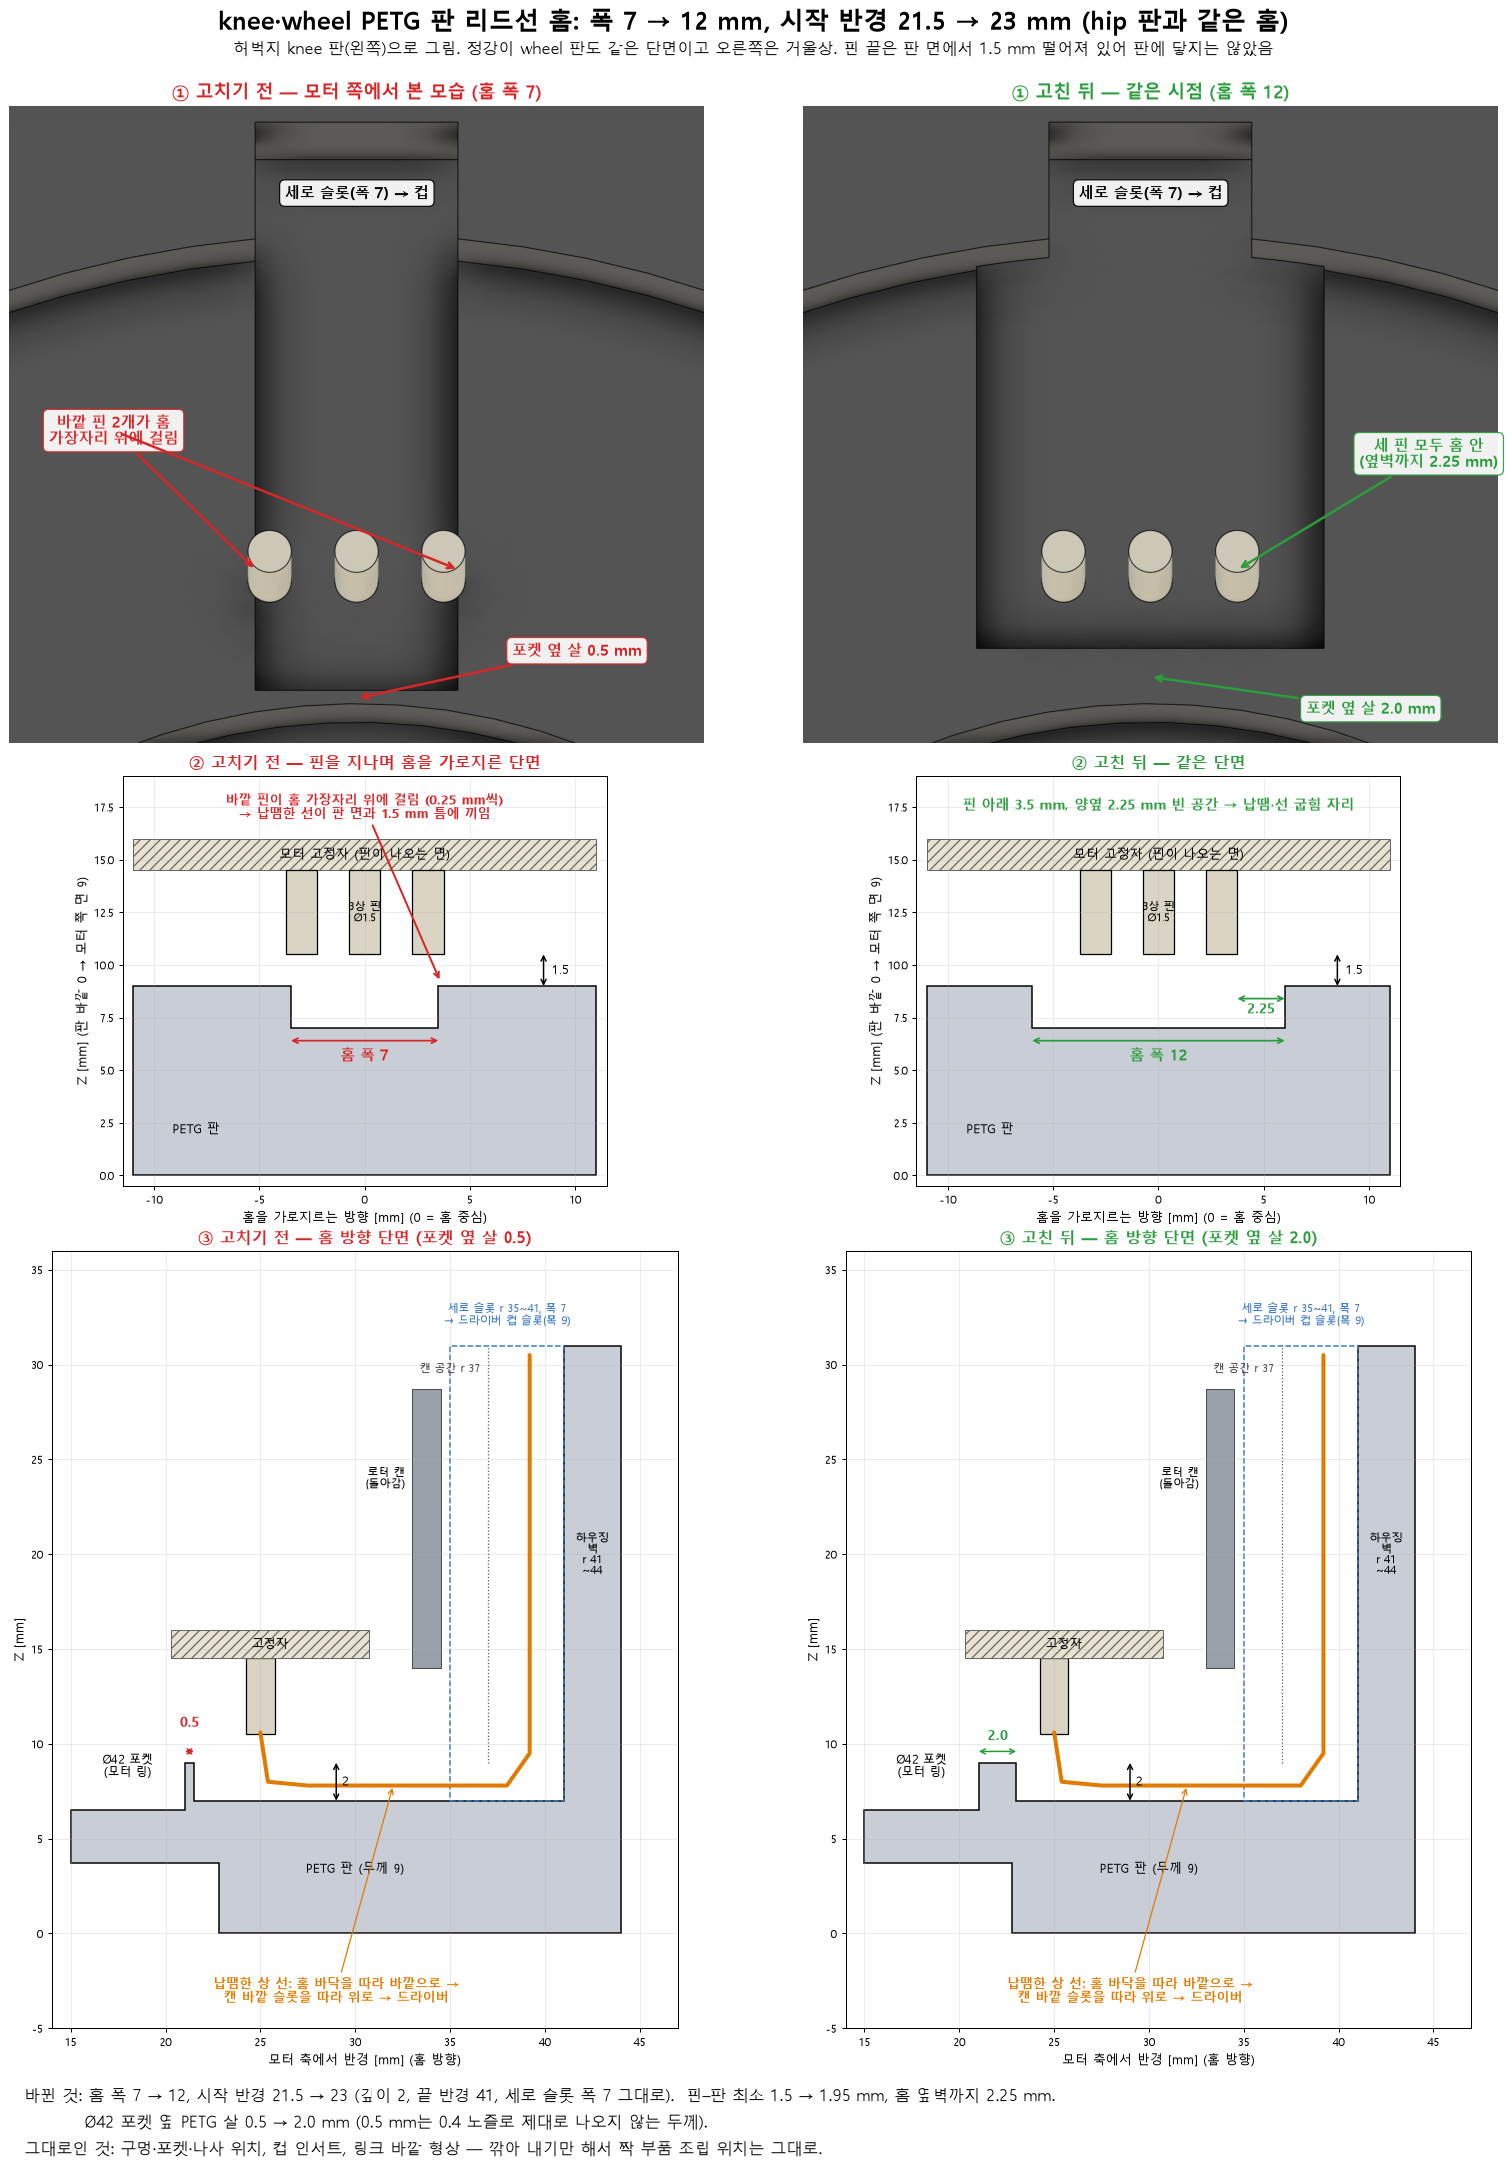

Recreate this plot in Python.
"""Knee / wheel PETG plate lead groove 7 -> 12 mm wide, start r 21.5 -> 23 (10-29, same groove as the hip plate):
the AKE60's three phase pins (Ø1.5 x 4, r 25 on the lead direction, 3 mm apart) stop 1.5 mm short of the plate face
(pocket 2.5 deep here, 4 on the hip), so they never touched, but the outer two hung over the edges of the 7 mm groove
and the soldered wires had only the 1.5 mm gap there; the groove end also left a 0.5 mm PETG fin beside the Ø42 pocket.
Renders from the motor side (leg_groove_renders/, Fusion, left thigh knee plate; the shank wheel plate is the same
section), a section across the groove through the pins and one along it.  Explanatory figure, not a drawing.
Heights Z from the plate's far face (0) to its motor-side face (9).

    python leg_plate_lead_groove.py [OUT.png]
"""
import pathlib
import sys

import matplotlib
matplotlib.use('Agg')
import matplotlib.pyplot as plt
from matplotlib.patches import Polygon, Rectangle

HERE = pathlib.Path(__file__).resolve().parent
plt.rcParams['font.family'] = 'Malgun Gothic'
plt.rcParams['axes.unicode_minus'] = False
RED, GREEN, GREY, PIN = '#d62728', '#2a9d3c', '#c9ced6', '#d9d4c4'
PINS = (-3.0, 0.0, 3.0)
PIN_R, PIN_L, R_PIN = 0.75, 4.0, 25.0
T, FLOOR, TIP = 9.0, 7.0, 10.5             # plate face, groove floor (2 deep), pin tips (1.5 off the face)
POCKET_R, POCKET_Z = 21.025, 6.5           # Ø42.05 pilot pocket, 2.5 deep
RECESS_R, RECESS_Z = 22.8, 3.7             # far-face stator ring recess Ø45.6
G1 = 41.0


def render(ax, path, title, colour, notes):
    ax.imshow(plt.imread(path)[:, 150:1350])
    ax.set_axis_off()
    ax.set_title(title, fontsize=14, weight='bold', color=colour)
    for txt, xy, xyt, c in notes:
        ax.annotate(txt, (xy[0] - 150, xy[1]), (xyt[0] - 150, xyt[1]), fontsize=12, color=c, weight='bold',
                    ha='center', va='center', bbox=dict(fc='white', ec=c, alpha=0.92, boxstyle='round,pad=0.35'),
                    arrowprops=dict(arrowstyle='->', color=c, lw=2.0) if xy != xyt else None)


def across(ax, width, colour, title):
    """Section across the groove at r 25, looking outward along the groove (pins in section)."""
    h = width / 2
    plate = [(-11, 0.0), (11, 0.0), (11, T), (h, T), (h, FLOOR), (-h, FLOOR), (-h, T), (-11, T)]
    ax.add_patch(Polygon(plate, closed=True, fc=GREY, ec='k', lw=1.2))
    ax.text(-8.0, 2.0, 'PETG 판', fontsize=10, ha='center')
    ax.add_patch(Rectangle((-11, TIP + PIN_L), 22, 1.5, fc='#e8e2d0', ec='0.4', lw=0.8, hatch='///'))
    ax.text(0, TIP + PIN_L + 0.75, '모터 고정자 (핀이 나오는 면)', fontsize=10, ha='center', va='center')
    for a in PINS:
        ax.add_patch(Rectangle((a - PIN_R, TIP), 2 * PIN_R, PIN_L, fc=PIN, ec='k', lw=1.0))
    ax.text(0, TIP + 2.0, '3상 핀\nØ1.5', fontsize=9, ha='center', va='center')
    ax.annotate('', (-h, FLOOR - 0.6), (h, FLOOR - 0.6), arrowprops=dict(arrowstyle='<->', color=colour, lw=1.4,
                                                                         shrinkA=0, shrinkB=0))
    ax.text(0, FLOOR - 1.3, '홈 폭 %.0f' % width, color=colour, fontsize=12, weight='bold', ha='center', va='center')
    ax.annotate('', (8.5, T), (8.5, TIP), arrowprops=dict(arrowstyle='<->', lw=1.2, shrinkA=0, shrinkB=0))
    ax.text(8.9, (T + TIP) / 2, '1.5', fontsize=10, ha='left', va='center')
    if h < 3 + PIN_R:
        ax.annotate('바깥 핀이 홈 가장자리 위에 걸림 (0.25 mm씩)\n→ 납땜한 선이 판 면과 1.5 mm 틈에 끼임',
                    (3.6, T + 0.2), (0.0, 17.5), fontsize=10.5, color=RED, weight='bold', ha='center', va='center',
                    arrowprops=dict(arrowstyle='->', color=RED, lw=1.6))
    else:
        ax.annotate('', (3 + PIN_R, T - 0.6), (h, T - 0.6),
                    arrowprops=dict(arrowstyle='<->', color=colour, lw=1.4, shrinkA=0, shrinkB=0))
        ax.text((3 + PIN_R + h) / 2, T - 1.3, '%.2f' % (h - 3 - PIN_R), color=colour, fontsize=11.5, weight='bold',
                ha='center')
        ax.text(0, 17.6, '핀 아래 3.5 mm, 양옆 %.2f mm 빈 공간 → 납땜·선 굽힘 자리' % (h - 3 - PIN_R), color=colour,
                fontsize=11, weight='bold', ha='center', va='center')
    ax.set_xlim(-11.5, 11.5); ax.set_ylim(-0.5, 19.0); ax.set_aspect('equal')
    ax.set_xlabel('홈을 가로지르는 방향 [mm] (0 = 홈 중심)', fontsize=10)
    ax.set_ylabel('Z [mm] (판 바깥 0 → 모터 쪽 면 9)', fontsize=10)
    ax.set_title(title, fontsize=13, weight='bold', color=colour)
    ax.grid(alpha=0.25); ax.tick_params(labelsize=9)


def along(ax, g0, colour, title):
    """Section along the groove axis: Ø30 hole, far-face recess, Ø42 pocket, wall to the groove, groove, pin, can,
    axial lead slot in the housing wall (r 35 .. 41, past the can r 34.5), wire path to the driver cup."""
    plate = [(15.0, RECESS_Z), (RECESS_R, RECESS_Z), (RECESS_R, 0.0), (44.0, 0.0), (44.0, 31.0), (G1, 31.0),
             (G1, FLOOR), (g0, FLOOR), (g0, T), (POCKET_R, T), (POCKET_R, POCKET_Z), (15.0, POCKET_Z)]
    ax.add_patch(Polygon(plate, closed=True, fc=GREY, ec='k', lw=1.2))
    ax.text(30.0, 3.2, 'PETG 판 (두께 9)', fontsize=10, ha='center')
    ax.text(42.5, 20.0, '하우징\n벽\nr 41\n~44', fontsize=8.5, ha='center', va='center')
    ax.add_patch(Rectangle((R_PIN - PIN_R, TIP), 2 * PIN_R, PIN_L, fc=PIN, ec='k', lw=1.0))
    ax.add_patch(Rectangle((20.3, TIP + PIN_L), 10.45, 1.5, fc='#e8e2d0', ec='0.4', lw=0.8, hatch='///'))
    ax.text(25.5, TIP + PIN_L + 0.75, '고정자', fontsize=9.5, ha='center', va='center')
    ax.add_patch(Rectangle((33.0, 14.0), 1.5, 14.7, fc='#9aa0aa', ec='0.3', lw=0.8))
    ax.text(32.6, 24.0, '로터 캔\n(돌아감)', fontsize=9, ha='right', va='center')
    ax.plot([37.0, 37.0], [T, 31.0], color='0.35', lw=1.0, ls=':')
    ax.text(36.6, 29.6, '캔 공간 r 37', fontsize=8.5, ha='right', color='0.3')
    ax.add_patch(Rectangle((35.0, FLOOR), 6.0, 31.0 - FLOOR, fc='none', ec='#3a78c2', lw=1.2, ls='--'))
    ax.text(38.0, 32.0, '세로 슬롯 r 35~41, 폭 7\n→ 드라이버 컵 슬롯(폭 9)', fontsize=9, ha='center', va='bottom',
            color='#3a78c2')
    path = [(R_PIN, TIP + 0.1), (R_PIN + 0.4, 8.0), (27.5, 7.8), (38.0, 7.8), (39.2, 9.5), (39.2, 30.5)]
    xs, ys = zip(*path)
    ax.plot(xs, ys, color='#e07b00', lw=3.2, solid_capstyle='round')
    ax.annotate('납땜한 상 선: 홈 바닥을 따라 바깥으로 →\n캔 바깥 슬롯을 따라 위로 → 드라이버', (32.0, 7.8), (29.0, -3.6),
                fontsize=10.5, color='#e07b00', weight='bold', ha='center', annotation_clip=False,
                arrowprops=dict(arrowstyle='->', color='#e07b00'))
    wall = g0 - POCKET_R
    ax.annotate('', (POCKET_R, T + 0.6), (g0, T + 0.6), arrowprops=dict(arrowstyle='<->', lw=1.2, color=colour,
                                                                       shrinkA=0, shrinkB=0))
    ax.text((POCKET_R + g0) / 2, T + 1.9 if wall < 1 else T + 1.2, '%.1f' % wall, fontsize=11, ha='center',
            color=colour, weight='bold')
    ax.annotate('', (29.0, FLOOR), (29.0, T), arrowprops=dict(arrowstyle='<->', lw=1.2, shrinkA=0, shrinkB=0))
    ax.text(29.3, 8.0, '2', fontsize=10, ha='left', va='center')
    ax.text(18.0, 8.3, 'Ø42 포켓\n(모터 링)', fontsize=9.5, ha='center')
    ax.set_xlim(14, 47); ax.set_ylim(-5, 36); ax.set_aspect('equal')
    ax.set_xlabel('모터 축에서 반경 [mm] (홈 방향)', fontsize=10)
    ax.set_ylabel('Z [mm]', fontsize=10)
    ax.set_title(title, fontsize=13, weight='bold', color=colour)
    ax.grid(alpha=0.25); ax.tick_params(labelsize=9)


def main():
    out = sys.argv[1] if len(sys.argv) > 1 else HERE / 'leg_plate_lead_groove.png'
    rd = HERE / 'leg_groove_renders'
    fig = plt.figure(figsize=(18, 24))
    fig.text(0.5, 0.995, 'knee·wheel PETG 판 리드선 홈: 폭 7 → 12 mm, 시작 반경 21.5 → 23 mm (hip 판과 같은 홈)',
             ha='center', va='top', fontsize=20, weight='bold')
    fig.text(0.5, 0.980, '허벅지 knee 판(왼쪽)으로 그림. 정강이 wheel 판도 같은 단면이고 오른쪽은 거울상. '
             '핀 끝은 판 면에서 1.5 mm 떨어져 있어 판에 닿지는 않았음', ha='center', va='top', fontsize=13)
    a = fig.add_axes([0.02, 0.655, 0.47, 0.295])
    render(a, rd / 'knee_before.png', '① 고치기 전 — 모터 쪽에서 본 모습 (홈 폭 7)', RED,
           [('바깥 핀 2개가 홈\n가장자리 위에 걸림', (575, 800), (330, 560), RED),
            ('', (925, 800), (330, 560), RED),
            ('포켓 옆 살 0.5 mm', (750, 1022), (1130, 940), RED),
            ('세로 슬롯(폭 7) → 컵', (750, 150), (750, 150), 'k')])
    a = fig.add_axes([0.51, 0.655, 0.47, 0.295])
    render(a, rd / 'knee_after.png', '① 고친 뒤 — 같은 시점 (홈 폭 12)', GREEN,
           [('세 핀 모두 홈 안\n(옆벽까지 2.25 mm)', (900, 800), (1230, 600), GREEN),
            ('포켓 옆 살 2.0 mm', (750, 985), (1130, 1040), GREEN),
            ('세로 슬롯(폭 7) → 컵', (750, 150), (750, 150), 'k')])
    across(fig.add_axes([0.05, 0.45, 0.42, 0.19]), 7.0, RED, '② 고치기 전 — 핀을 지나며 홈을 가로지른 단면')
    across(fig.add_axes([0.54, 0.45, 0.42, 0.19]), 12.0, GREEN, '② 고친 뒤 — 같은 단면')
    along(fig.add_axes([0.03, 0.06, 0.46, 0.36]), 21.5, RED, '③ 고치기 전 — 홈 방향 단면 (포켓 옆 살 0.5)')
    along(fig.add_axes([0.52, 0.06, 0.46, 0.36]), 23.0, GREEN, '③ 고친 뒤 — 홈 방향 단면 (포켓 옆 살 2.0)')
    fig.text(0.05, 0.035,
             '바뀐 것: 홈 폭 7 → 12, 시작 반경 21.5 → 23 (깊이 2, 끝 반경 41, 세로 슬롯 폭 7 그대로).  '
             '핀–판 최소 1.5 → 1.95 mm, 홈 옆벽까지 2.25 mm.\n'
             '          Ø42 포켓 옆 PETG 살 0.5 → 2.0 mm (0.5 mm는 0.4 노즐로 제대로 나오지 않는 두께).\n'
             '그대로인 것: 구멍·포켓·나사 위치, 컵 인서트, 링크 바깥 형상 — 깎아 내기만 해서 짝 부품 조립 위치는 그대로.',
             fontsize=12.5, va='top', linespacing=1.7)
    fig.savefig(out, dpi=90, bbox_inches='tight')
    print('wrote', out)


if __name__ == '__main__':
    main()
